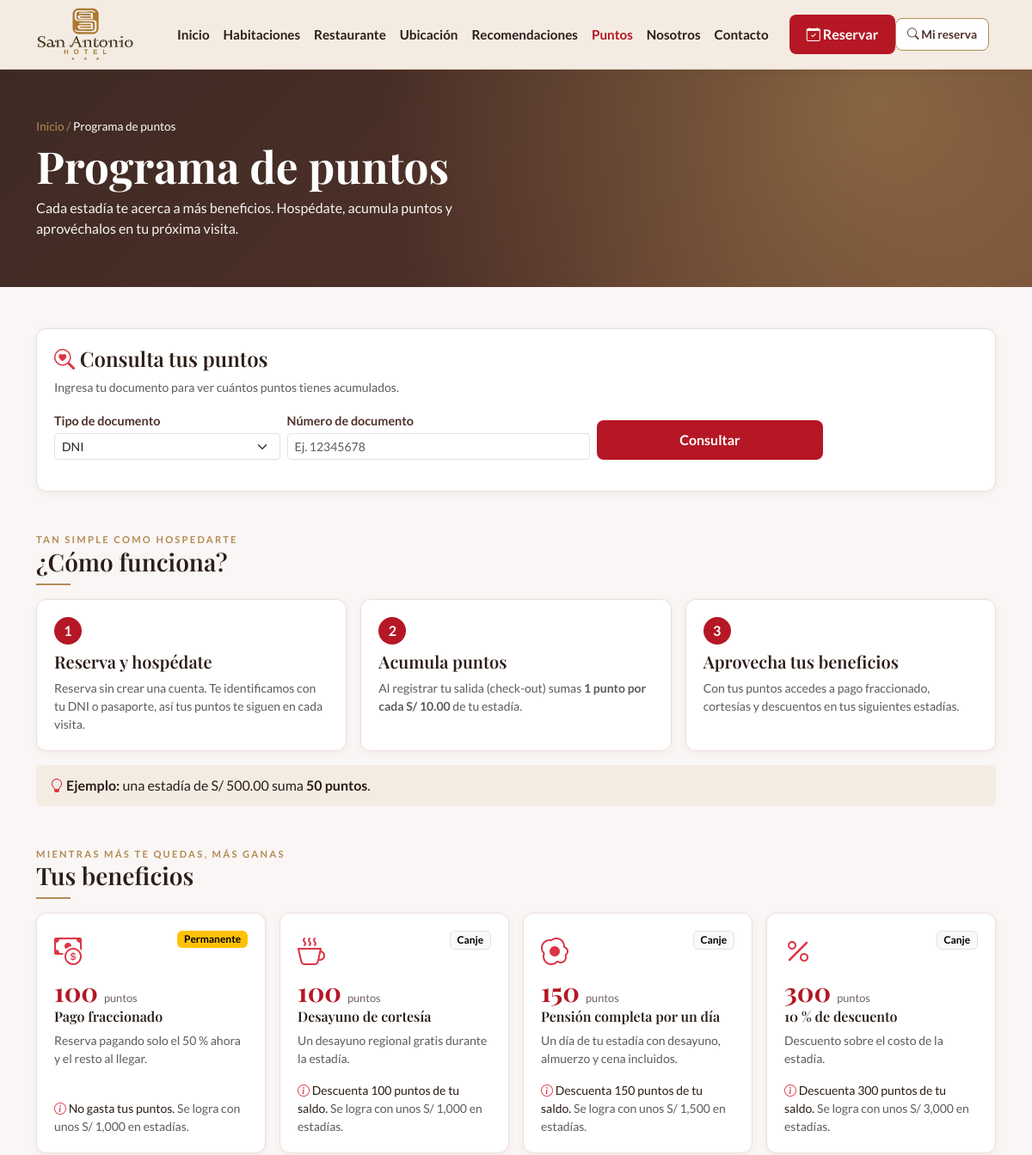
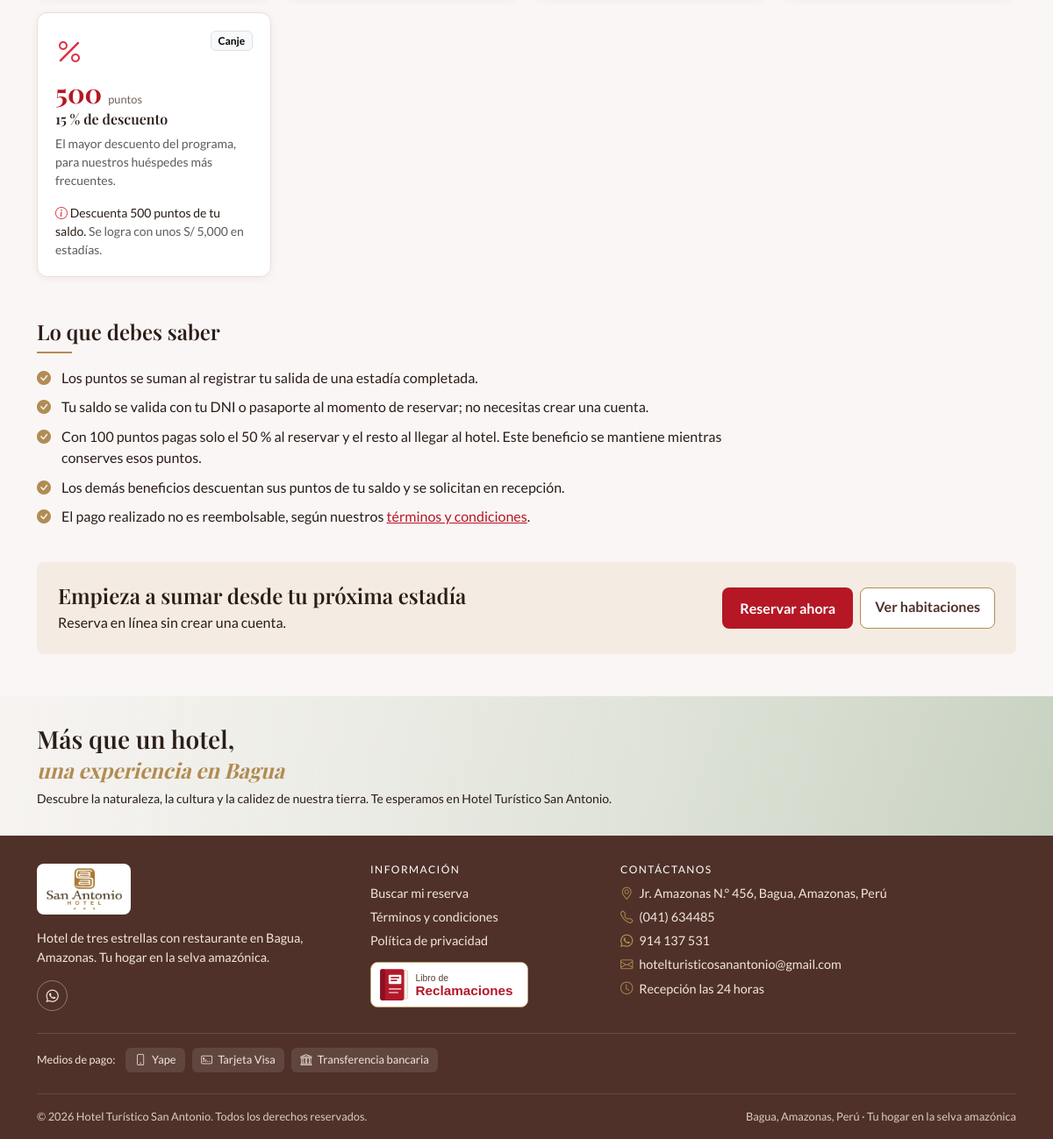
Page /publico/puntos.php on the committed database (2 pictures, top to bottom).
### tables this page shows
CREATE TABLE parametro (
    clave        VARCHAR(50)  PRIMARY KEY,
    valor        VARCHAR(50)  NOT NULL,
    descripcion  VARCHAR(150) NOT NULL,
    updated_at   TIMESTAMP    NOT NULL DEFAULT CURRENT_TIMESTAMP ON UPDATE CURRENT_TIMESTAMP
);

CREATE TABLE recompensa (
    id                 INT UNSIGNED AUTO_INCREMENT PRIMARY KEY,
    nombre             VARCHAR(80)  NOT NULL,
    descripcion        VARCHAR(200) NULL,
    puntos_requeridos  INT UNSIGNED NOT NULL,
    tipo               ENUM('pago_fraccionado','descuento','producto','noche_gratis','plan_pension') NOT NULL,
    valor              DECIMAL(5,2) NULL,
    producto_id        INT UNSIGNED NULL,
    plan_pension_id    INT UNSIGNED NULL,
    consume_puntos     TINYINT(1)   NOT NULL DEFAULT 1,
    activo             TINYINT(1)   NOT NULL DEFAULT 1,
    created_at         TIMESTAMP    NOT NULL DEFAULT CURRENT_TIMESTAMP,
    updated_at         TIMESTAMP    NOT NULL DEFAULT CURRENT_TIMESTAMP ON UPDATE CURRENT_TIMESTAMP,
    CONSTRAINT fk_recompensa_producto     FOREIGN KEY (producto_id)     REFERENCES producto(id),
    CONSTRAINT fk_recompensa_plan_pension FOREIGN KEY (plan_pension_id) REFERENCES plan_pension(id)
);

### config/Autoload.php (called while the page is built, shortened)
<?php
spl_autoload_register(function (string $clase): void {
    $prefijo = "App\\";
    $carpetaBase = dirname(__DIR__) . "/src/";
    $ruta = $carpetaBase . str_replace("\\", "/", substr($clase, strlen($prefijo))) . ".php";
});

### src/Dao/Conexion.php (called while the page is built, shortened)
<?php
class Conexion
{
    private $host = "localhost";
    private $dbname = "daw2_hotel_san_antonio";
    private $user = "root";
    private $password = "";
    public function conectar(): \PDO
    {
        try {
            $dsn = "mysql:host=$this->host;dbname=$this->dbname;charset=utf8mb4";
            $conexion = new \PDO($dsn, $this->user, $this->password);
            $conexion->setAttribute(\PDO::ATTR_ERRMODE, \PDO::ERRMODE_EXCEPTION);
            $conexion->setAttribute(\PDO::ATTR_DEFAULT_FETCH_MODE, \PDO::FETCH_ASSOC);
            $conexion->setAttribute(\PDO::ATTR_EMULATE_PREPARES, false);
            return $conexion;
        } catch (\PDOException $e) {
            throw $e;
        }
    }
}

### src/Dao/Dao.php (called while the page is built, shortened)
<?php
abstract class Dao
{
    public function __construct(?\PDO $conn = null)
    {
        $this->conn = $conn ?? (new Conexion())->conectar();
    }
    protected function enlazar(\PDOStatement $stmt, array $valores): void
    {
        foreach ($valores as $marcador => $valor) {
            $tipo = match (true) {
                is_int($valor) => \PDO::PARAM_INT,
                is_bool($valor) => \PDO::PARAM_BOOL,
                $valor === null => \PDO::PARAM_NULL,
                default => \PDO::PARAM_STR,
            };
            $stmt->bindValue($marcador, $valor, $tipo);
        }
    }
}

### src/Dao/Parametro.php (called while the page is built, shortened)
<?php
class Parametro extends Dao
{
    public function valor(string $clave): ?string
    {
        $stmt = $this->conn->prepare("SELECT valor FROM parametro WHERE clave = :clave");
        $this->enlazar($stmt, [":clave" => $clave]);
        $stmt->execute();
        $valor = $stmt->fetchColumn();
        return $valor === false ? null : $valor;
    }
}

### src/Bo/Puntos.php (called while the page is built, shortened)
<?php
class Puntos
{
    public function solesPorPunto(): int
    {
        return max(1, (int) (new ParametroDAO())->valor("soles_por_punto"));
    }
    public function puntosPorMonto(float $monto): int
    {
        return intdiv((int) $monto, $this->solesPorPunto());
    }
    public function recompensas(): array
    {
        return (new RecompensaDAO())->listarActivas();
    }
}

### src/Dao/Recompensa.php (called while the page is built, shortened)
<?php
class Recompensa extends Dao
{
    public function listarActivas(): array
    {
        $stmt = $this->conn->prepare("SELECT * FROM recompensa WHERE activo = 1 ORDER BY puntos_requeridos, id");
        $stmt->execute();
        return $stmt->fetchAll();
    }
}

### publico/puntos.php (the view, shortened to what this page needs)
<?php
require __DIR__ . "/../config/Autoload.php";
$bo = new PuntosBO();
$solesPorPunto = $bo->solesPorPunto();
$recompensas = $bo->recompensas();
$montoEjemplo = 500;
$fraccionado = current(array_filter($recompensas, fn($r) => $r["tipo"] === "pago_fraccionado")) ?: null;
$iconos = ["pago_fraccionado" => "bi-cash-coin", "producto" => "bi-cup-hot", "descuento" => "bi-percent", "noche_gratis" => "bi-moon-stars", "plan_pension" => "bi-egg-fried"];
require __DIR__ . "/../views/partes/cabecera.php";
?>
<main class="container py-4 py-lg-5">
    <section class="sa-card sa-card-cuerpo mb-5" id="consulta">
        <h2 class="h4"><i class="bi bi-search-heart text-danger"></i> Consulta tus puntos</h2>
        <p class="text-muted small mb-3">Ingresa tu documento para ver cuántos puntos tienes acumulados.</p>
        <form id="formConsultaPuntos" class="row g-2 align-items-end" data-consulta="<?= url("publico/consultar_puntos.php") ?>">
            <div class="col-6 col-sm-3">
                <label class="form-label small mb-1" for="consulta_tipo_documento">Tipo de documento</label>
                <select class="form-select form-select-sm" id="consulta_tipo_documento">
                    <option value="DNI">DNI</option>
                </select>
            </div>
            <div class="col-6 col-sm-4">
                <label class="form-label small mb-1" for="consulta_numero_documento">Número de documento</label>
                <input class="form-control form-control-sm" id="consulta_numero_documento" placeholder="Ej. 12345678" maxlength="12">
            </div>
            <div class="col-12 col-sm-3">
                <button class="btn-sa btn-sm w-100" type="submit">Consultar</button>
            </div>
        </form>
    </section>
    <div class="sa-subtitulo">Tan simple como hospedarte</div>
    <h2 class="h3">¿Cómo funciona?</h2>
    <div class="sa-linea-dorada"></div>
    <div class="row g-3 mb-3">
        <div class="col-12 col-md-4">
            <article class="sa-card sa-card-cuerpo h-100">
                <span class="sa-paso">1</span>
                <h3 class="h5 mt-2">Reserva y hospédate</h3>
                <p class="small text-muted mb-0">Reserva sin crear una cuenta. Te identificamos con tu DNI o pasaporte, así tus puntos te siguen en cada visita.</p>
            </article>
        </div>
        <div class="col-12 col-md-4">
            <article class="sa-card sa-card-cuerpo h-100">
                <span class="sa-paso">2</span>
                <h3 class="h5 mt-2">Acumula puntos</h3>
                <p class="small text-muted mb-0">Al registrar tu salida (check-out) sumas <strong>1 punto por cada <?= soles($solesPorPunto) ?></strong> de tu estadía.</p>
            </article>
        </div>
        <div class="col-12 col-md-4">
            <article class="sa-card sa-card-cuerpo h-100">
                <span class="sa-paso">3</span>
                <h3 class="h5 mt-2">Aprovecha tus beneficios</h3>
                <p class="small text-muted mb-0">Con tus puntos accedes a pago fraccionado, cortesías y descuentos en tus siguientes estadías.</p>
            </article>
        </div>
    </div>
    <div class="sa-caja-crema mb-5">
        <i class="bi bi-lightbulb text-danger"></i>
        <strong>Ejemplo:</strong> una estadía de <?= soles($montoEjemplo) ?> suma <strong><?= $bo->puntosPorMonto($montoEjemplo) ?> puntos</strong>.
    </div>
    <div class="sa-subtitulo">Mientras más te quedas, más ganas</div>
    <h2 class="h3">Tus beneficios</h2>
    <div class="sa-linea-dorada"></div>
    <div class="row g-3 mb-5">
        <?php foreach ($recompensas as $r) : ?>
            <?php $permanente = !(int) $r["consume_puntos"] ?>
            <div class="col-12 col-sm-6 col-lg-3">
                <article class="sa-card sa-card-cuerpo h-100 d-flex flex-column">
                    <div class="d-flex justify-content-between align-items-start">
                        <i class="bi <?= $iconos[$r["tipo"]] ?? "bi-gift" ?> fs-2 text-danger"></i>
                        <span class="badge <?= $permanente ? "text-bg-warning" : "text-bg-light border" ?>"><?= $permanente ? "Permanente" : "Canje" ?></span>
                    </div>
                    <div class="sa-nivel-puntos mt-2"><?= (int) $r["puntos_requeridos"] ?> <small>puntos</small></div>
                    <h3 class="h6 mt-1"><?= e($r["nombre"]) ?></h3>
                    <p class="small text-muted"><?= e($r["descripcion"]) ?></p>
                    <p class="small mt-auto mb-0">
                        <i class="bi bi-info-circle text-danger"></i>
                        <?= $permanente ? "No gasta tus puntos." : "Descuenta " . (int) $r["puntos_requeridos"] . " puntos de tu saldo." ?>
                        <span class="text-muted">Se logra con unos S/ <?= number_format($r["puntos_requeridos"] * $solesPorPunto) ?> en estadías.</span>
                    </p>
                </article>
            </div>
        <?php endforeach ?>
    </div>
    <div class="row">
        <div class="col-12 col-lg-9">
            <h2 class="h4">Lo que debes saber</h2>
            <div class="sa-linea-dorada"></div>
            <ul class="sa-lista-check">
                <li>Los puntos se suman al registrar tu salida de una estadía completada.</li>
                <li>Tu saldo se valida con tu DNI o pasaporte al momento de reservar; no necesitas crear una cuenta.</li>
                <?php if ($fraccionado) : ?>
                    <li>Con <?= (int) $fraccionado["puntos_requeridos"] ?> puntos pagas solo el <?= (float) $fraccionado["valor"] ?> % al reservar y el resto al llegar al hotel. Este beneficio se mantiene mientras conserves esos puntos.</li>
                <?php endif ?>
                <li>Los demás beneficios descuentan sus puntos de tu saldo y se solicitan en recepción.</li>
                <li>El pago realizado no es reembolsable, según nuestros <a href="<?= url("publico/terminos.php") ?>">términos y condiciones</a>.</li>
            </ul>
        </div>
    </div>
    <section class="sa-caja-crema d-flex flex-column flex-md-row justify-content-between align-items-md-center gap-3 p-4 mt-4">
        <div>
            <h2 class="h4 mb-1">Empieza a sumar desde tu próxima estadía</h2>
            <p class="mb-0">Reserva en línea sin crear una cuenta.</p>
        </div>
        <div class="d-flex flex-column flex-sm-row gap-2">
            <a class="btn-sa text-decoration-none text-center" href="<?= url("publico/reservar.php") ?>">Reservar ahora</a>
            <a class="btn-linea text-decoration-none text-center" href="<?= url("publico/habitaciones.php") ?>">Ver habitaciones</a>
        </div>
    </section>
</main>
<?php require __DIR__ . "/../views/partes/pie.php" ?>

### assets/css/estilo.css (style rules this page uses)
:root { --rojo: #B51725; --rojo-osc: #9E1C28; --marron: #4F3129; --marron-osc: #3E2A23; --dorado: #B18C54; --hueso: #FAF6F5; --tinta: #2B1D18; --gris: #6f625c; --borde: #EADFD8; --crema: #F4ECE3; --rosado: #FDEBE9; }
body { font-family: "Lato", system-ui, sans-serif; background: var(--hueso); color: var(--tinta); }
h1, h2, h3, h4, .serif { font-family: "Playfair Display", Georgia, serif; font-weight: 700; }
a { color: var(--rojo); }
.btn-sa { background: var(--rojo); color: #fff; border: 0; border-radius: .5rem; font-weight: 700; padding: .7rem 1.25rem; }
.btn-linea { background: #fff; color: var(--marron); border: 1px solid var(--dorado); border-radius: .5rem; font-weight: 700; padding: .55rem 1rem; }
.sa-card { background: #fff; border: 1px solid var(--borde); border-radius: .75rem; box-shadow: 0 2px 8px rgba(79, 49, 41, .06); }
.sa-card-cuerpo { padding: 1rem; }
.sa-subtitulo { color: var(--dorado); letter-spacing: .2em; font-size: .7rem; font-weight: 700; text-transform: uppercase; }
.sa-linea-dorada { width: 2.5rem; height: 2px; background: var(--dorado); margin: .5rem 0 1rem; }
.sa-caja-crema { background: var(--crema); border-radius: .5rem; padding: .75rem 1rem; }
.form-label { font-weight: 700; font-size: .9rem; color: var(--marron); }
.sa-paso { display: inline-flex; align-items: center; justify-content: center; width: 2rem; height: 2rem; border-radius: 50%; background: var(--rojo); color: #fff; font-weight: 700; }
.sa-nivel-puntos { font-family: "Playfair Display", serif; font-weight: 700; font-size: 1.9rem; line-height: 1; color: var(--rojo); }
.sa-nivel-puntos small { font-family: "Lato", sans-serif; font-size: .8rem; font-weight: 400; color: var(--gris); }
.sa-lista-check { list-style: none; padding-left: 0; }
.sa-lista-check li { position: relative; padding-left: 1.75rem; margin-bottom: .6rem; }
.sa-lista-check li::before { content: "\f26a"; font-family: "bootstrap-icons"; position: absolute; left: 0; color: var(--dorado); }
@media (min-width: 768px) { .sa-card-cuerpo { padding: 1.25rem; } }

### rows in the picture
parametro: valor "S/ 10.00", valor "50"
recompensa: consume_puntos "Permanente", puntos_requeridos "100", nombre "Pago fraccionado", descripcion "Reserva pagando solo el 50 % ahora y el resto al llegar.", $r['puntos_requeridos']*$solesPorPunto "1,000", valor "50"
recompensa: consume_puntos "Canje", puntos_requeridos "100", nombre "Desayuno de cortesía", descripcion "Un desayuno regional gratis durante la estadía.", $r['puntos_requeridos']*$solesPorPunto "1,000"
recompensa: consume_puntos "Canje", puntos_requeridos "150", nombre "Pensión completa por un día", descripcion "Un día de tu estadía con desayuno, almuerzo y cena incluidos.", $r['puntos_requeridos']*$solesPorPunto "1,500"
recompensa: consume_puntos "Canje", puntos_requeridos "300", nombre "10 % de descuento", descripcion "Descuento sobre el costo de la estadía.", $r['puntos_requeridos']*$solesPorPunto "3,000"
recompensa: consume_puntos "Canje", puntos_requeridos "500", nombre "15 % de descuento", descripcion "El mayor descuento del programa, para nuestros huéspedes más frecuentes.", $r['puntos_requeridos']*$solesPorPunto "5,000"

### other values in the picture
$texto "Inicio"
$texto "Habitaciones"
$texto "Restaurante"
$texto "Ubicación"
$texto "Recomendaciones"
$texto "Puntos"
$texto "Nosotros"
$texto "Contacto"
$nombre "Inicio"
$nombre "Programa de puntos"
$titulo "Programa de puntos"
$texto "Cada estadía te acerca a más beneficios. Hospédate, acumula puntos y aprovéchalos en tu próxima visita."
soles($montoEjemplo) "S/ 500.00"
$hotel["direccion"] "Jr. Amazonas N.° 456, Bagua, Amazonas, Perú"
$hotel["telefono"] "(041) 634485"
